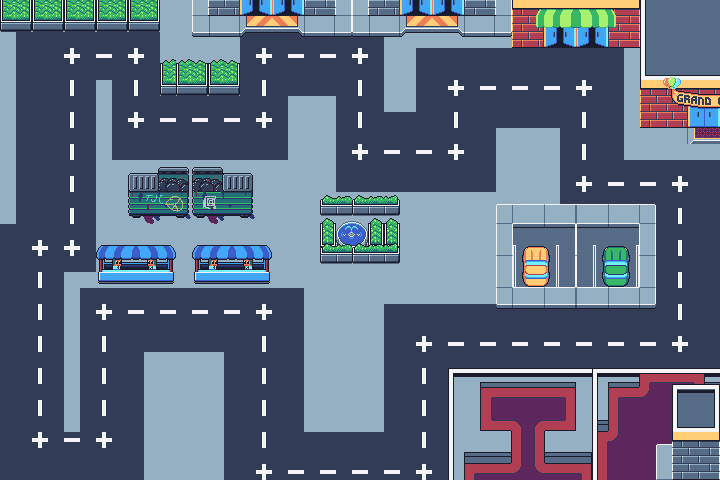

Below is a game level as drawn by its tile map, then a one-line description and the .tmx that defines it (tile-layer data replaced by summaries):
An orthogonal 45x30 tile map with 16x16 px tiles, 5 tile layers (background, track2, track, sight, ...).

<map version="1.10" tiledversion="1.11.2" orientation="orthogonal" renderorder="right-down" width="45" height="30" tilewidth="16" tileheight="16" infinite="0" nextlayerid="6" nextobjectid="1">
 <tileset firstgid="1" source="City_tiles.tsx" />
 <layer id="1" name="background" width="45" height="30">
  <data>[1350 cells, 1350 non-empty, 1 distinct tile ids]</data>
 </layer>
 <layer id="3" name="track2" width="45" height="30">
  <data>[1350 cells, 658 non-empty, 2 distinct tile ids]</data>
 </layer>
 <layer id="2" name="track" width="45" height="30">
  <data>[1350 cells, 82 non-empty, 3 distinct tile ids]</data>
 </layer>
 <layer id="4" name="sight" width="45" height="30">
  <data>[1350 cells, 351 non-empty, 252 distinct tile ids]</data>
 </layer>
 <layer id="5" name="sight2" width="45" height="30">
  <data>[1350 cells, 174 non-empty, 142 distinct tile ids]</data>
 </layer>
</map>
